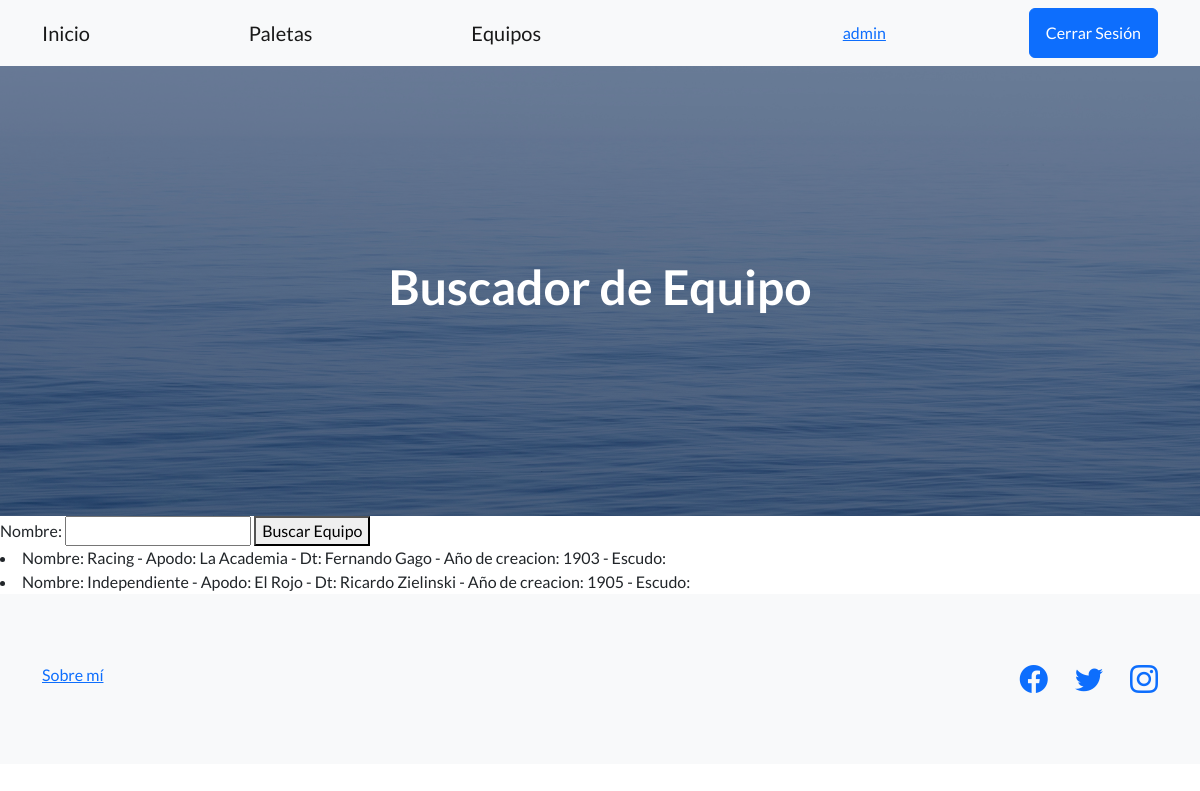
Screenshot of /equipos/buscar (signed in) with the database file from the repository.
### Aplicacion/models.py (models this page shows, shortened)
class Equipo(models.Model):
    nombre = models.CharField (max_length = 30)
    apodo = models.CharField (max_length = 30)
    dt = models.CharField (max_length = 30)
    anio_de_creacion = models.IntegerField ()
    escudo = models.ImageField(upload_to = 'avatares', null = True, blank = True)

### Aplicacion/views.py (the view)
# urls.py: path('equipos/buscar', views.buscar_equipo, name = 'buscador_equipos'),
def buscar_equipo(request):
    nombre_a_buscar = request.GET.get('nombre', None)
    if nombre_a_buscar:
        equipos = Equipo.objects.filter(nombre__icontains = nombre_a_buscar)
    else:
        equipos = Equipo.objects.all()
    formulario_busqueda = BuscarEquipo()
    return render(request,'buscar_equipo.html', {'equipos':equipos, 'formulario':formulario_busqueda})

### Aplicacion/forms.py
class BuscarEquipo(forms.Form):
    nombre = forms.CharField (max_length = 30, required = False)

### Aplicacion/templates/buscar_equipo.html (shortened to what this page needs)
{% extends 'base.html' %}
{% block h1_header %}
<h1>Buscador de Equipo</h1>
{% endblock h1_header %}
{% block contenido %}
<form action = {% url 'Aplicacion:buscador_equipos' %} method = "get">
    {{formulario}}
    <button>Buscar Equipo</button>
</form>
{% if equipos %}
{% for equipo in equipos %}
   <li enctype = 'multipart/form-data'>
    Nombre: {{equipo.nombre}} - Apodo: {{equipo.apodo}} - Dt: {{equipo.dt}} - Año de creacion: {{equipo.anio_de_creacion}} - Escudo: <img src = {{equipo.escudo.url}} alt = '' height = '60px'>
   </li>
   {% endfor %}
{% else %}
   <h2>No hay datos</h2>
{% endif %}
{% endblock contenido %}

### templates/base.html (shortened to what this page needs)
<!DOCTYPE html>
<html lang="en">
    {% load static %}
    <head>
        <link href="https://cdn.jsdelivr.net/npm/bootstrap-icons@1.5.0/font/bootstrap-icons.css" rel="stylesheet" type="text/css" />
        <link href={% static 'css/styles.css' %} rel="stylesheet" />
    </head>
    <body>
        <nav class="navbar navbar-light bg-light static-top">
            <div class="container">
                <a class="navbar-brand" href={% url 'Aplicacion:inicio' %}>Inicio</a>
                <a class="navbar-brand" href={% url 'Aplicacion:lista_paletas' %}>Paletas</a>
                <a class="navbar-brand" href={% url 'Aplicacion:lista_equipos' %}>Equipos</a>
                {% if request.user.is_authenticated %}
                <a href={% url 'usuarios:ver_perfil' %}>{{request.user.username}}</a>
                <a class="btn btn-primary" href={% url 'usuarios:logout' %}>Cerrar Sesión</a>
                {% else %}
                <a class="btn btn-primary" href={% url 'usuarios:login' %}>Iniciar Sesión</a>
                <a class="btn btn-primary" href={% url 'usuarios:registro' %}>Registrate</a>
                {% endif %}
            </div>
        </nav>
        <header class="masthead">
            <div class="container position-relative">
                <div class="row justify-content-center">
                    <div class="col-xl-6">
                        <div class="text-center text-white">
                            {% block h1_header %}{% endblock h1_header %}
                        </div>
                    </div>
                </div>
            </div>
        </header>
        {% block contenido %}
        {% endblock contenido %}
        <footer class="footer bg-light">
            <div class="container">
                <div class="row">
                    <div class="col-lg-6 h-100 text-center text-lg-start my-auto">
                        <ul class="list-inline mb-2">
                            <li class="list-inline-item"><a href= {% url 'Aplicacion:about' %} >Sobre mí</a></li>
                        </ul>
                    </div>
                    <div class="col-lg-6 h-100 text-center text-lg-end my-auto">
                        <ul class="list-inline mb-0">
                            <li class="list-inline-item me-4">
                                <a href="#!"><i class="bi-facebook fs-3"></i></a>
                            </li>
                            <li class="list-inline-item me-4">
                                <a href="#!"><i class="bi-twitter fs-3"></i></a>
                            </li>
                            <li class="list-inline-item">
                                <a href="#!"><i class="bi-instagram fs-3"></i></a>
                            </li>
                        </ul>
                    </div>
                </div>
            </div>
        </footer>
    </body>
</html>

### rows the page displays
Equipo: nombre "Racing", apodo "La Academia", dt "Fernando Gago", anio_de_creacion "1903"
Equipo: nombre "Independiente", apodo "El Rojo", dt "Ricardo Zielinski", anio_de_creacion "1905"

### other values shown
{{ request.user.username }} "admin"
